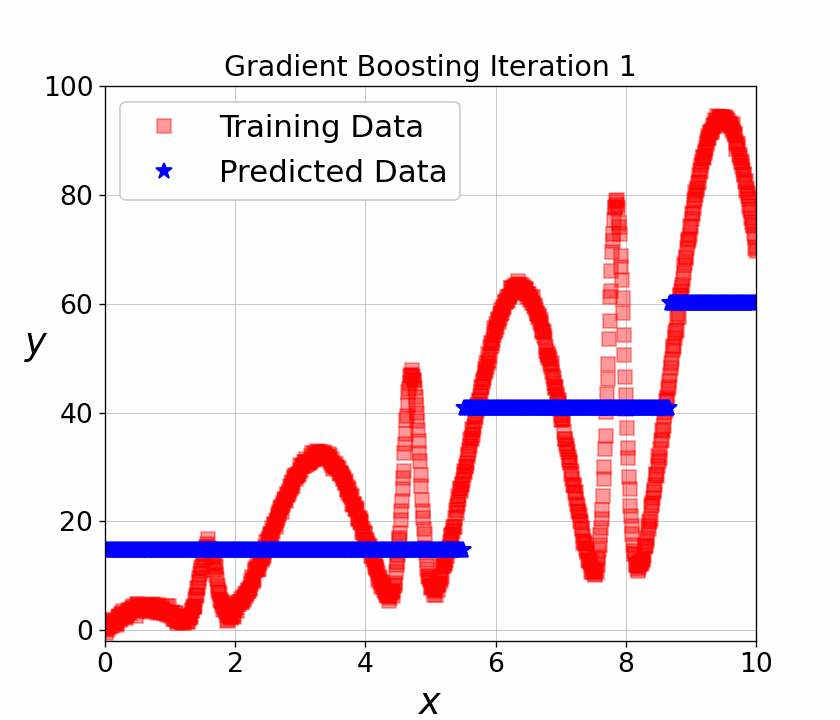
#> input picture images/8.gif, 840 x 720 px
$ python Script_python_gif.py   (older library calls are emulated)
#> lines starting #> are read from the running program, lines starting #| are printed output that depends on the picture
from PIL import Image, ImageSequence
import os

def resize_gif(input_path, output_path, target_width, target_height, resampling_filter=Image.ANTIALIAS):
#> called with input_path = './images/8.gif', output_path = './images/fixed_size/8.gif', target_width = 900, target_height = 600, resampling_filter = 1
    with Image.open(input_path) as img:
        # Create a list to hold resized frames
#> img is the input picture: PIL image 840x720 P; mean R, G, B, A 244.3, 228.4, 233.1, 255
        resized_frames = []

        # Resize each frame
        for frame in ImageSequence.Iterator(img):
            resized_frame = frame.resize((target_width, target_height), resample=resampling_filter)
            resized_frames.append(resized_frame)
#> this loop made 49 passes
#> pass 1, in resize_gif, `resized_frame = frame.resize((target_width, target_height), resample=r..`:
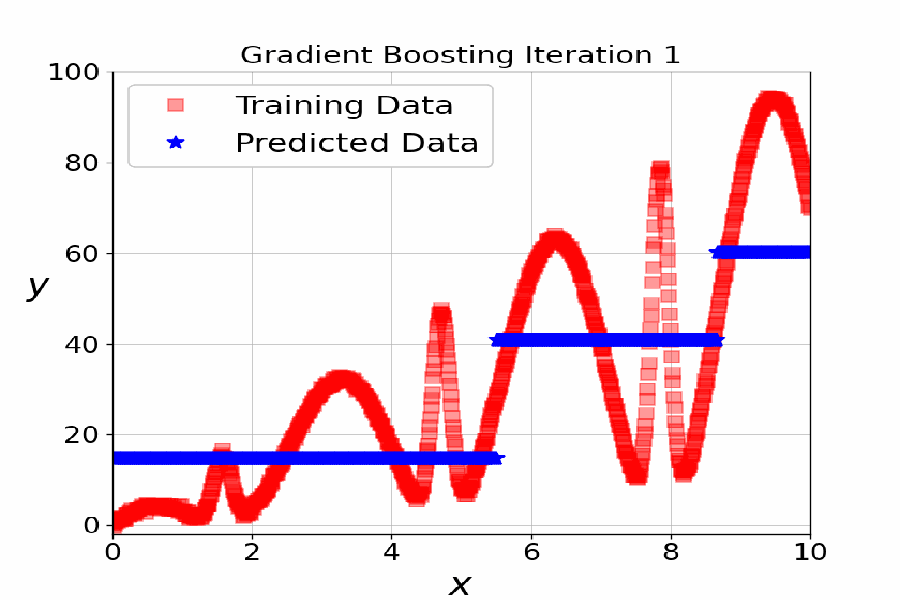
#> resized_frame: PIL image 900x600 P; mean R, G, B, A 244.4, 228.6, 233.2, 255
#> pass 2, in resize_gif, `resized_frame = frame.resize((target_width, target_height), resample=r..`:
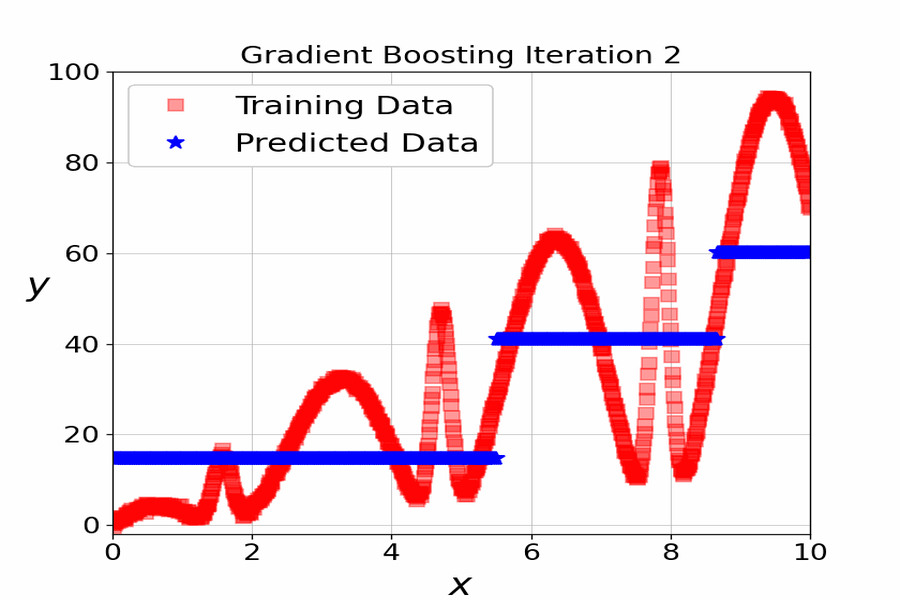
#> resized_frame: PIL image 900x600 RGBA; mean R, G, B, A 244.2, 228.3, 233, 255
#> after the loop, resized_frames = 49 items

        # Save the resized frames as a new animated GIF
        resized_frames[0].save(
            output_path,
            save_all=True,
            append_images=resized_frames[1:],
            duration=img.info['duration'],
            loop=img.info['loop']
        )

if __name__ == "__main__":
    input_path = "./images/8.gif"
    output_path = "./images/fixed_size/8.gif"
    target_width = 900  # Adjust to your desired width
    target_height = 600  # Adjust to your desired height
    resampling_filter = Image.LANCZOS  # Experiment with different filters (ANTIALIAS, BICUBIC, LANCZOS, etc.)

    resize_gif(input_path, output_path, target_width, target_height)
